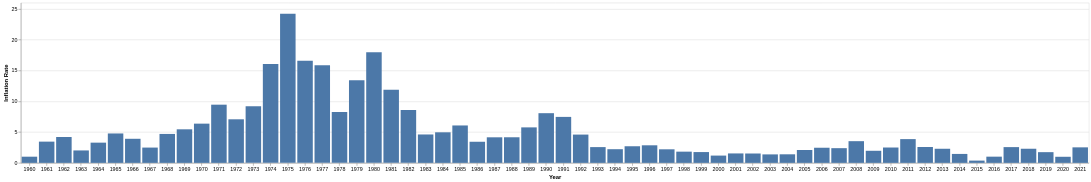

Source (Vega-Lite JSON):
### Vega-Lite specification from a JSON file in a GitHub repository (floating-point values rounded to 4 significant figures)
{"$schema": "https://vega.github.io/schema/vega-lite/v5.json", "description": "A simple bar chart with embedded data.", "width": 2000, "data": {"values": [{" Inflation Rate": 1.004, "Year": 1960.0}, {" Inflation Rate": 3.447, "Year": 1961.0}, {" Inflation Rate": 4.197, "Year": 1962.0}, {" Inflation Rate": 2.018, "Year": 1963.0}, {" Inflation Rate": 3.282, "Year": 1964.0}, {" Inflation Rate": 4.774, "Year": 1965.0}, {" Inflation Rate": 3.91, "Year": 1966.0}, {" Inflation Rate": 2.482, "Year": 1967.0}, {" Inflation Rate": 4.697, "Year": 1968.0}, {" Inflation Rate": 5.447, "Year": 1969.0}, {" Inflation Rate": 6.367, "Year": 1970.0}, {" Inflation Rate": 9.445, "Year": 1971.0}, {" Inflation Rate": 7.071, "Year": 1972.0}, {" Inflation Rate": 9.196, "Year": 1973.0}, {" Inflation Rate": 16.04, "Year": 1974.0}, {" Inflation Rate": 24.21, "Year": 1975.0}, {" Inflation Rate": 16.56, "Year": 1976.0}, {" Inflation Rate": 15.84, "Year": 1977.0}, {" Inflation Rate": 8.263, "Year": 1978.0}, {" Inflation Rate": 13.42, "Year": 1979.0}, {" Inflation Rate": 17.97, "Year": 1980.0}, {" Inflation Rate": 11.88, "Year": 1981.0}, {" Inflation Rate": 8.599, "Year": 1982.0}, {" Inflation Rate": 4.609, "Year": 1983.0}, {" Inflation Rate": 4.961, "Year": 1984.0}, {" Inflation Rate": 6.071, "Year": 1985.0}, {" Inflation Rate": 3.428, "Year": 1986.0}, {" Inflation Rate": 4.149, "Year": 1987.0}, {" Inflation Rate": 4.155, "Year": 1988.0}, {" Inflation Rate": 5.76, "Year": 1989.0}, {" Inflation Rate": 8.063, "Year": 1990.0}, {" Inflation Rate": 7.462, "Year": 1991.0}, {" Inflation Rate": 4.591, "Year": 1992.0}, {" Inflation Rate": 2.559, "Year": 1993.0}, {" Inflation Rate": 2.219, "Year": 1994.0}, {" Inflation Rate": 2.697, "Year": 1995.0}, {" Inflation Rate": 2.852, "Year": 1996.0}, {" Inflation Rate": 2.201, "Year": 1997.0}, {" Inflation Rate": 1.821, "Year": 1998.0}, {" Inflation Rate": 1.753, "Year": 1999.0}, {" Inflation Rate": 1.183, "Year": 2000.0}, {" Inflation Rate": 1.532, "Year": 2001.0}, {" Inflation Rate": 1.52, "Year": 2002.0}, {" Inflation Rate": 1.377, "Year": 2003.0}, {" Inflation Rate": 1.39, "Year": 2004.0}, {" Inflation Rate": 2.089, "Year": 2005.0}, {" Inflation Rate": 2.456, "Year": 2006.0}, {" Inflation Rate": 2.387, "Year": 2007.0}, {" Inflation Rate": 3.521, "Year": 2008.0}, {" Inflation Rate": 1.962, "Year": 2009.0}, {" Inflation Rate": 2.493, "Year": 2010.0}, {" Inflation Rate": 3.856, "Year": 2011.0}, {" Inflation Rate": 2.573, "Year": 2012.0}, {" Inflation Rate": 2.292, "Year": 2013.0}, {" Inflation Rate": 1.451, "Year": 2014.0}, {" Inflation Rate": 0.368, "Year": 2015.0}, {" Inflation Rate": 1.008, "Year": 2016.0}, {" Inflation Rate": 2.558, "Year": 2017.0}, {" Inflation Rate": 2.293, "Year": 2018.0}, {" Inflation Rate": 1.738, "Year": 2019.0}, {" Inflation Rate": 0.9895, "Year": 2020.0}, {" Inflation Rate": 2.518, "Year": 2021.0}]}, "mark": "bar", "encoding": {"x": {"field": "Year", "type": "nominal", "axis": {"labelAngle": 0}}, "y": {"field": " Inflation Rate", "type": "quantitative"}}}
